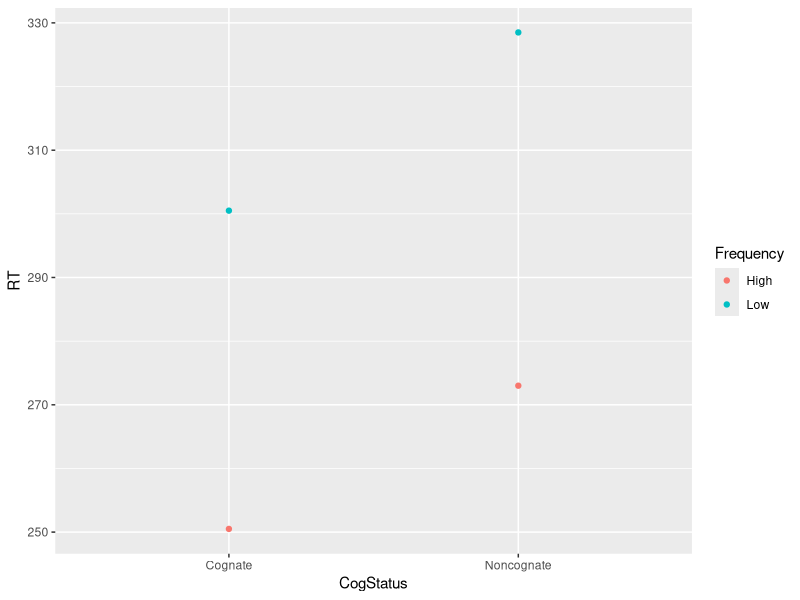

Write the R code that produced this figure.
## ---- chunk 1
suppressMessages(library(tidyverse))
fake <- tibble(
  Participant = c("P1", "P2"),
  HighFreqCogRT = c(243,258),
  LowFreqCogRT = c(289, 312),
  HighFreqNonCogRT = c(256, 290),
  LowFreqNonCogRT = c(323, 334)
)
fake
## ---- chunk 2
fake_tidy <- fake %>% 
  gather("HighFreqCogRT", "LowFreqCogRT", "HighFreqNonCogRT", "LowFreqNonCogRT", key = "Condition", value = "RT")
fake_tidy
## ---- chunk 3
#install.packages("car") #uncomment if your first time
library(car)
fake_tidy$Frequency <- recode(fake_tidy$Condition, "c('HighFreqCogRT','HighFreqNonCogRT') = 'High'; else = 'Low'")
fake_tidy$CogStatus <- recode(fake_tidy$Condition, "c('HighFreqCogRT','LowFreqCogRT') = 'Cognate'; else = 'Noncognate'")
fake_tidy
## ---- chunk 4
ggplot(fake_tidy, aes(x = CogStatus, y = RT, color = Frequency)) +
  stat_summary(fun.y = mean, geom = "point")
## ---- chunk 5
table2
## ---- chunk 6
table2_spread <- table2 %>% 
  spread(key = type, value = count)
table2_spread
## ---- chunk 7
table3
## ---- chunk 8
table3 %>% 
  separate(rate, into = c("cases", "population"))
## ---- chunk 9
table3 %>% 
  separate(rate, into = c("cases", "population"), sep = "/")

## ---- chunk 10
table5
## ---- chunk 11
table5 %>% 
  unite(new, century, year)
## ---- chunk 12
table5 %>% 
  unite(new, century, year, sep = "")
## ---- chunk 13
fake_tidy2 <- fake %>% 
  gather(2:5,key = "Condition", value = "RT") #here we are using the numeric position of columns to specify which columns need to be gathered
fake_tidy2
## ---- chunk 14
fake_tidy4 <- fake_tidy2 %>% 
  mutate(CogStatus = dplyr::recode(Condition,
    HighFreqCogRT = "Cognate",
    LowFreqCogRT = "Cognate",
    HighFreqNonCogRT = "Noncognate",
    LowFreqNonCogRT = "Noncognate"
  ), 
  Frequency = dplyr::recode(Condition,
    HighFreqCogRT = "High",
    HighFreqNonCogRT = "High",
    LowFreqCogRT = "Low",
    LowFreqNonCogRT = "Low"
  ))
fake_tidy4
## ---- chunk 15
#First, extract names of levels in Condition column and save to variable
name <- levels(as.factor(fake_tidy2$Condition)) #was only recognized as character class, so needed to change to factor
name
## ---- chunk 16
CogStatus <- c("Cognate", "Noncognate", "Cognate", "Noncognate")
Frequency <- c("High", "High", "Low", "Low")
## ---- chunk 17
cbind(name, CogStatus, Frequency)
## ---- chunk 18
fake_tidy3 <- fake_tidy2 %>% 
  mutate(CognateStatus = plyr::mapvalues(Condition, from = name, to = CogStatus), FrequencyVal = plyr::mapvalues(Condition, from = name, to = Frequency))
fake_tidy3
